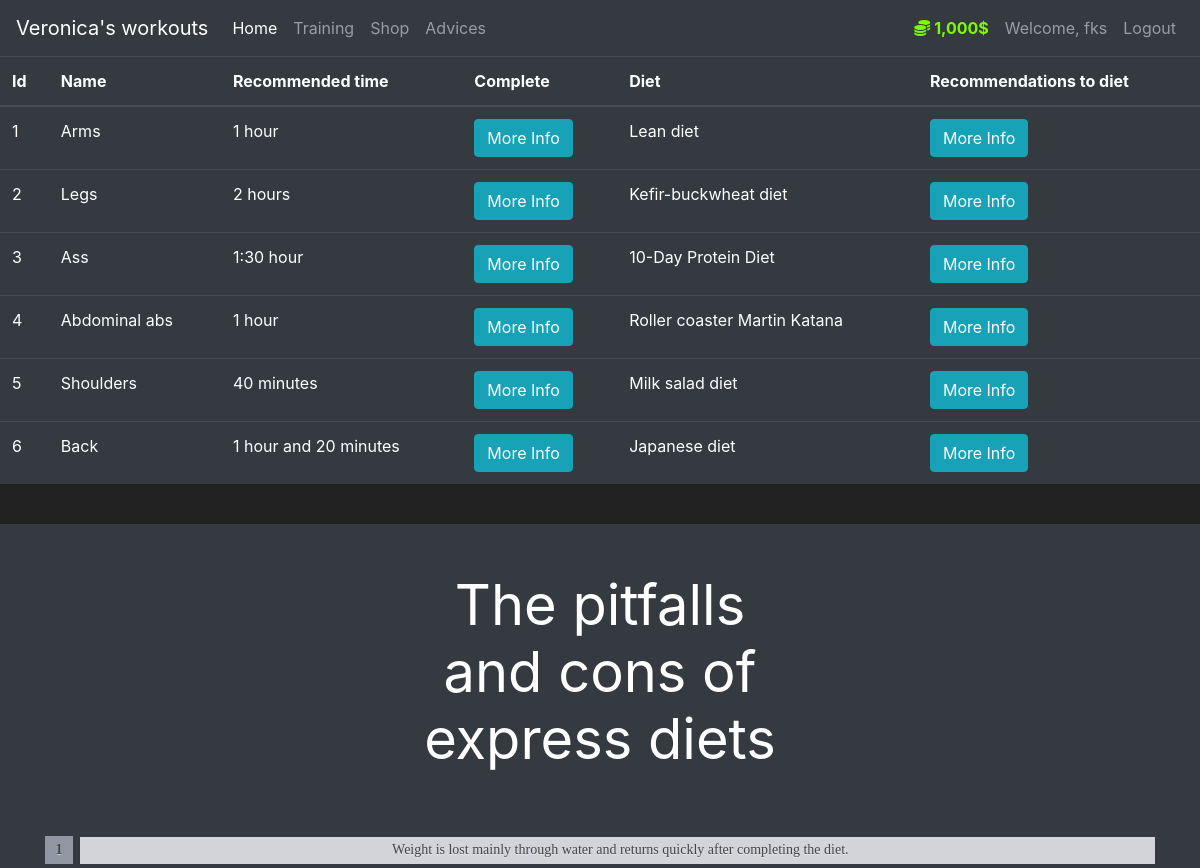
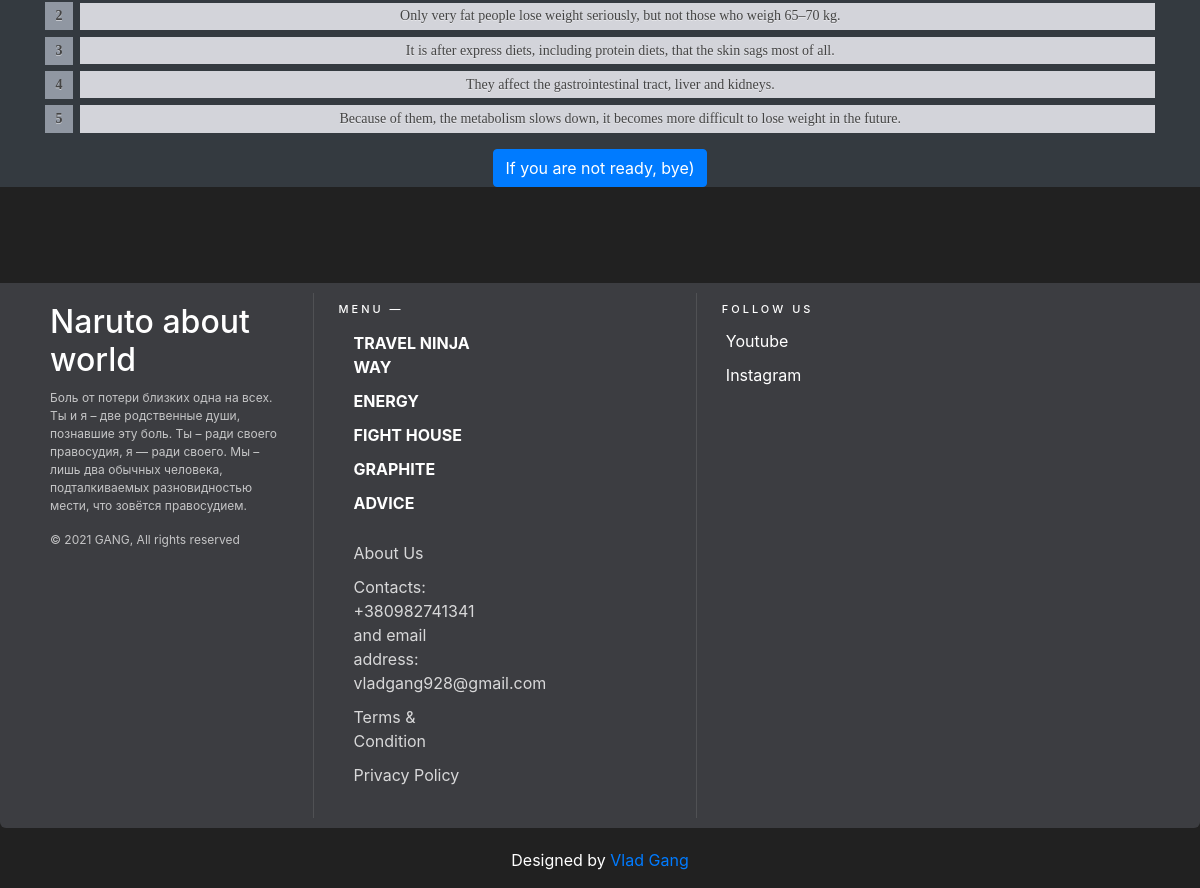
The app's page /training (signed in) with its own data (2 pictures, top to bottom).
### main/models.py (models this page shows, shortened)
class User(db.Model, UserMixin):
    id = db.Column(db.Integer(), primary_key=True)
    username = db.Column(db.String(length=30), nullable=False, unique=True)
    email_address = db.Column(db.String(length=50), nullable=False, unique=True)
    password_hash = db.Column(db.String(length=60), nullable=False)
    budget = db.Column(db.Integer(), nullable=False, default=10000)
    shop = db.relationship('Shop', backref='owned_user', lazy=True)
    @property
    def prettier_budget(self):
        if len(str(self.budget)) >= 4:
            return f'{str(self.budget)[:-3]},{str(self.budget)[-3:]}$'
        else:
            return f"{self.budget}$"
    @property
    def password(self):
        return self.password

class Item(db.Model):
    id = db.Column(db.Integer(), primary_key=True)
    name = db.Column(db.String(length=300), nullable=False, unique=True)
    time = db.Column(db.String(length=100), nullable=False)
    di = db.Column(db.String(length=5000), nullable=False)
    diet = db.Column(db.String(length=5000), nullable=False)
    description = db.Column(db.String(length=20000), nullable=False)

### main/routes.py (the view)
@app.route('/training')
def train():
    trains = Item.query.all()
    return render_template('Train.html', trains=trains)

### main/models.py (called while the page is built)
@login_manager.user_loader
def load_user(user_id):
    return User.query.get(int(user_id))

### main/templates/Train.html (shortened to what this page needs)
{% extends 'Base.html' %}
{% block content %}
    <table class="table table-hover table-dark">
        <thead>
            <tr>
                <th scope="col">Id</th>
                <th scope="col">Name</th>
                <th scope="col">Recommended time</th>
                <th scope="col">Complete</th>
                <th scope="col">Diet</th>
                <th scope="col">Recommendations to diet</th>
            </tr>
        </thead>
        <tbody>
            {% for train in trains %}
                <tr>
                    <td>{{train.id}}</td>
                    <td>{{train.name}}</td>
                    <td>{{train.time}}</td>
                    <td>
                        <button class="btn btn-outline btn-info" data-toggle="modal" data-target="#Modal-MoreInfo-{{ train.id }}">More Info</button>
                    </td>
                    <td>{{train.di}}</td>
                    <td>
                        <button class="btn btn-outline btn-info" data-toggle="modal" data-target="#Modal-MoreInfoo-{{ train.id }}">More Info</button>
                    </td>
                </tr>
            {% endfor %}
        </tbody>
    </table>
<br>
<div class="position-relative overflow-hidden text-center bg-dark" style="color:white">
    <div class="col-md-5 p-lg-5 mx-auto">
        <h1 class="display-4 font-weight-normal">The pitfalls and cons of express diets</h1>
    </div>
    <div class="container">
        <ol class="rectangle">
          <li><a href="{{ url_for('advice_page') }}">Weight is lost mainly through water and returns quickly after completing the diet.</a></li>
          <li><a href="{{ url_for('advice_page') }}">Only very fat people lose weight seriously, but not those who weigh 65–70 kg.</a></li>
          <li><a href="{{ url_for('advice_page') }}">It is after express diets, including protein diets, that the skin sags most of all.</a></li>
          <li><a href="{{ url_for('advice_page') }}">They affect the gastrointestinal tract, liver and kidneys.</a></li>
          <li><a href="{{ url_for('advice_page') }}">Because of them, the metabolism slows down, it becomes more difficult to lose weight in the future.</a></li>
        </ol>
        <a class="btn btn-primary" href="https://www.mcdonalds.com/ua/uk-ua.html">If you are not ready, bye)</a>
    </div>
</div>
{% endblock %}

### main/templates/Base.html (shortened to what this page needs)
<!doctype html>
<html lang="en">
   <head>
      <link rel="stylesheet" href="https://cdn.jsdelivr.net/npm/bootstrap@4.5.3/dist/css/bootstrap.min.css">
   </head>
   <body>
    <nav class="navbar navbar-expand-sm navbar-dark bg-dark">
      <a class="navbar-brand" href="#">Veronica's workouts</a>
      <div class="collapse navbar-collapse" id="navbarNav">
        <ul class="navbar-nav mr-auto">
            <li class="nav-item active">
                <a class="nav-link" href="{{ url_for('home_page') }}">Home <span class="sr-only">(current)</span></a>
            </li>
            <li class="nav-item">
                <a class="nav-link" href="{{ url_for('train') }}">Training</a>
            </li>
            <li class="nav-colour">
                <a class="nav-link" href="{{ url_for('shop') }}">Shop</a>
            </li>
            <li class="nav-colour">
                <a class="nav-link" href="{{ url_for('advice_page') }}">Advices</a>
            </li>
        </ul>
          {% if current_user.is_authenticated %}
            <ul class="navbar-nav">
                <li class="nav-item">
                    <a class="nav-link" style="color: lawngreen; font-weight: bold">
                        <i class="fas fa-coins"></i>
                        {{ current_user.prettier_budget }}
                    </a>
                </li>
                <li class="nav-item">
                    <a class="nav-link">Welcome, {{ current_user.username }}</a>
                </li>
                <li class="nav-item">
                    <a class="nav-link" href="{{ url_for('logout_page') }}">Logout</a>
                </li>
            </ul>
          {% endif %}
      </div>
    </nav>
      {% block content %}
      {% endblock %}
<br>
    <br>
    <br>
    <br>
<footer class="footer-bs">
  <div class="row">
  <div class="col-md-3 footer-brand animated fadeInLeft">
  <h2>Naruto about world</h2>
  <p>Боль от потери близких одна на всех. Ты и я – две родственные души, познавшие эту боль. Ты – ради своего правосудия, я — ради своего. Мы – лишь два обычных человека, подталкиваемых разновидностью мести, что зовётся правосудием.</p>
  <p>© 2021 GANG, All rights reserved</p>
  </div>
  <div class="col-md-4 footer-nav animated fadeInUp">
  <h4>Menu —</h4>
  <div class="col-md-6">
  <ul class="pages">
  <li><a href="https://jut.su/narutoo/">Travel ninja way</a></li>
  <li><a href="https://energyfitgym.org/">Energy</a></li>
  <li><a href="https://www.instagram.com/fight_house_gym/">Fight house</a></li>
  <li><a href="https://grafit.com.ua/">Graphite</a></li>
  <li><a href="{{ url_for('advice_page') }}">Advice</a></li>
  </ul>
  </div>
  <div class="col-md-6">
  <ul class="list">
  <li><a href="https://privatbank.ua/ru/know-person-get-money/region/41">About Us</a></li>
  <li><a href="#">Contacts: +380982741341 and email address: vladgang928@gmail.com</a></li>
  <li><a href="https://rt.pornhub.com/">Terms & Condition</a></li>
  <li><a href="https://rt.pornhub.com/view_video.php?viewkey=ph6088112f2bd3a">Privacy Policy</a></li>
  </ul>
  </div>
  </div>
  <div class="col-md-2 footer-social animated fadeInDown">
  <h4>Follow Us</h4>
  <ul>
  <li><a href="https://www.youtube.com/channel/UCYrgw8qFqjsVlv0Zqe_lujg">Youtube</a></li>
  <li><a href="https://www.instagram.com/_pointlesss_/">Instagram</a></li>
  </ul>
  </div>
  </div>
  </footer>
  <section style="text-align:center; margin:10px auto;"><p>Designed by <a href="https://sex-shop69.com.ua/category/strapony?gclid=CjwKCAjw1JeJBhB9EiwAV612y7F37IB90kys31Ao9bRCHNk7BeZNVeo2Q8dj_58s5X0RjdMy2C4TQRoC7kUQAvD_BwE">Vlad Gang</a></p></section>
   </body>
</html>

### main/templates/Train.html (style rules this page uses)
.rectangle { counter-reset: li; list-style: none; font: 14px "Trebuchet MS", "Lucida Sans"; padding: 0; text-shadow: 0 1px 0 rgba(255,255,255,.5); }
.rectangle a { position: relative; display: block; padding: .4em .4em .4em .8em; margin: .5em 0 .5em 2.5em; background: #D3D4DA; color: #444; text-decoration: none; transition: all .3s ease-out; }
.rectangle a:before { content: counter(li); counter-increment: li; position: absolute; left: -2.5em; top: 50%; margin-top: -1em; background: #9097A2; height: 2em; width: 2em; line-height: 2em; text-align: center; font-weight: bold; }
.rectangle a:after { position: absolute; content: ""; border: .5em solid transparent; left: -1em; top: 50%; margin-top: -.5em; transition: all .3s ease-out; }

### main/templates/Base.html (style rules this page uses)
body { background-color: #212121; color: white }
.footer-bs { background-color: #3c3d41; padding: 10px 40px; color: rgba(255,255,255,1.00); margin-bottom: 20px; border-bottom-right-radius: 6px; border-top-left-radius: 0px; border-bottom-left-radius: 6px; }
.footer-bs .footer-brand, .footer-bs .footer-nav, .footer-bs .footer-social, .footer-bs .footer-ns { padding:10px 25px; }
.footer-bs .footer-nav, .footer-bs .footer-social, .footer-bs .footer-ns { border-color: transparent; }
.footer-bs .footer-brand h2 { margin:0px 0px 10px; }
.footer-bs .footer-brand p { font-size:12px; color:rgba(255,255,255,0.70); }
.footer-bs .footer-nav ul.pages { list-style:none; padding:0px; }
.footer-bs .footer-nav ul.pages li { padding:5px 0px; }
.footer-bs .footer-nav ul.pages a { color:rgba(255,255,255,1.00); font-weight:bold; text-transform:uppercase; }
.footer-bs .footer-nav h4 { font-size: 11px; text-transform: uppercase; letter-spacing: 3px; margin-bottom:10px; }
.footer-bs .footer-nav ul.list { list-style:none; padding:0px; }
.footer-bs .footer-nav ul.list li { padding:5px 0px; }
.footer-bs .footer-nav ul.list a { color:rgba(255,255,255,0.80); }
.footer-bs .footer-social ul { list-style:none; padding:0px; }
.footer-bs .footer-social h4 { font-size: 11px; text-transform: uppercase; letter-spacing: 3px; }
.footer-bs .footer-social li { padding:5px 4px; }
.footer-bs .footer-social a { color:rgba(255,255,255,1.00); }
@media (min-width: 768px) { .footer-bs .footer-nav, .footer-bs .footer-social, .footer-bs .footer-ns { border-left:solid 1px rgba(255,255,255,0.10); } }

### records on screen
User: prettier_budget "1,000$", username "fks"
Item: id "1", name "Arms", time "1 hour", di "Lean diet"
Item: id "2", name "Legs", time "2 hours", di "Kefir-buckwheat diet"
Item: id "3", name "Ass", time "1:30 hour", di "10-Day Protein Diet"
Item: id "4", name "Abdominal abs", time "1 hour", di "Roller coaster Martin Katana"
Item: id "5", name "Shoulders", time "40 minutes", di "Milk salad diet"
Item: id "6", name "Back", time "1 hour and 20 minutes", di "Japanese diet"
